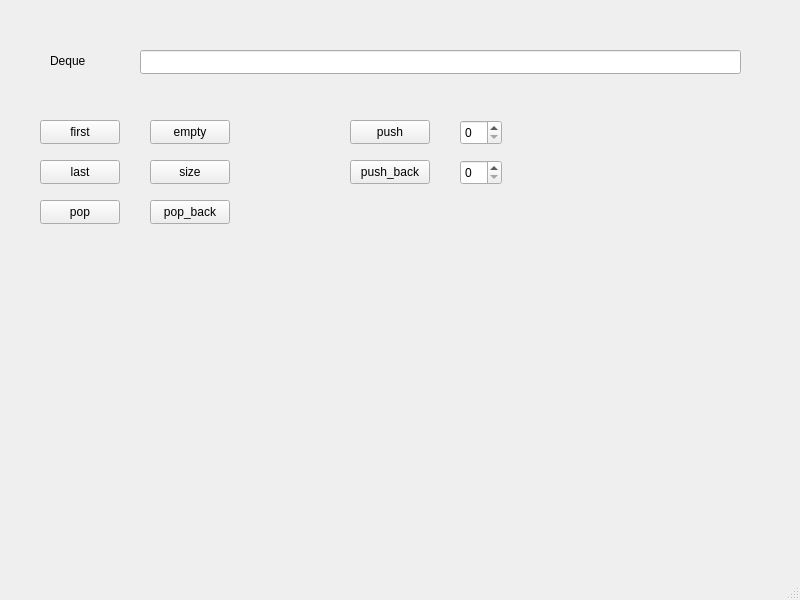
<?xml version="1.0" encoding="UTF-8"?>
<ui version="4.0">
 <class>MainWindow</class>
 <widget class="QMainWindow" name="MainWindow">
  <property name="geometry">
   <rect>
    <x>0</x>
    <y>0</y>
    <width>800</width>
    <height>600</height>
   </rect>
  </property>
  <property name="windowTitle">
   <string>MainWindow</string>
  </property>
  <widget class="QWidget" name="centralwidget">
   <widget class="QPushButton" name="pushButton_first">
    <property name="geometry">
     <rect>
      <x>40</x>
      <y>120</y>
      <width>80</width>
      <height>24</height>
     </rect>
    </property>
    <property name="text">
     <string>first</string>
    </property>
   </widget>
   <widget class="QPushButton" name="pushButton_last">
    <property name="geometry">
     <rect>
      <x>40</x>
      <y>160</y>
      <width>80</width>
      <height>24</height>
     </rect>
    </property>
    <property name="text">
     <string>last</string>
    </property>
   </widget>
   <widget class="QPushButton" name="pushButton_push_back">
    <property name="geometry">
     <rect>
      <x>350</x>
      <y>160</y>
      <width>80</width>
      <height>24</height>
     </rect>
    </property>
    <property name="text">
     <string>push_back</string>
    </property>
   </widget>
   <widget class="QPushButton" name="pushButton_push">
    <property name="geometry">
     <rect>
      <x>350</x>
      <y>120</y>
      <width>80</width>
      <height>24</height>
     </rect>
    </property>
    <property name="text">
     <string>push</string>
    </property>
   </widget>
   <widget class="QPushButton" name="pushButton_size">
    <property name="geometry">
     <rect>
      <x>150</x>
      <y>160</y>
      <width>80</width>
      <height>24</height>
     </rect>
    </property>
    <property name="text">
     <string>size</string>
    </property>
   </widget>
   <widget class="QLabel" name="label">
    <property name="geometry">
     <rect>
      <x>50</x>
      <y>50</y>
      <width>61</width>
      <height>21</height>
     </rect>
    </property>
    <property name="text">
     <string>Deque</string>
    </property>
   </widget>
   <widget class="QSpinBox" name="spinBox_push_back">
    <property name="geometry">
     <rect>
      <x>460</x>
      <y>160</y>
      <width>42</width>
      <height>25</height>
     </rect>
    </property>
    <property name="minimum">
     <number>0</number>
    </property>
    <property name="maximum">
     <number>9</number>
    </property>
   </widget>
   <widget class="QLineEdit" name="lineEdit">
    <property name="enabled">
     <bool>true</bool>
    </property>
    <property name="geometry">
     <rect>
      <x>140</x>
      <y>50</y>
      <width>601</width>
      <height>24</height>
     </rect>
    </property>
    <property name="readOnly">
     <bool>true</bool>
    </property>
   </widget>
   <widget class="QPushButton" name="pushButton_empty">
    <property name="geometry">
     <rect>
      <x>150</x>
      <y>120</y>
      <width>80</width>
      <height>24</height>
     </rect>
    </property>
    <property name="text">
     <string>empty</string>
    </property>
   </widget>
   <widget class="QSpinBox" name="spinBox_push">
    <property name="geometry">
     <rect>
      <x>460</x>
      <y>120</y>
      <width>42</width>
      <height>25</height>
     </rect>
    </property>
    <property name="minimum">
     <number>0</number>
    </property>
    <property name="maximum">
     <number>9</number>
    </property>
   </widget>
   <widget class="QLabel" name="label_ans">
    <property name="geometry">
     <rect>
      <x>70</x>
      <y>90</y>
      <width>511</width>
      <height>16</height>
     </rect>
    </property>
    <property name="text">
     <string/>
    </property>
   </widget>
   <widget class="QPushButton" name="pushButton_pop_back">
    <property name="geometry">
     <rect>
      <x>150</x>
      <y>200</y>
      <width>80</width>
      <height>24</height>
     </rect>
    </property>
    <property name="text">
     <string>pop_back</string>
    </property>
   </widget>
   <widget class="QPushButton" name="pushButton_pop">
    <property name="geometry">
     <rect>
      <x>40</x>
      <y>200</y>
      <width>80</width>
      <height>24</height>
     </rect>
    </property>
    <property name="text">
     <string>pop</string>
    </property>
   </widget>
  </widget>
  <widget class="QMenuBar" name="menubar">
   <property name="geometry">
    <rect>
     <x>0</x>
     <y>0</y>
     <width>800</width>
     <height>22</height>
    </rect>
   </property>
  </widget>
  <widget class="QStatusBar" name="statusbar"/>
 </widget>
 <resources/>
 <connections/>
</ui>
